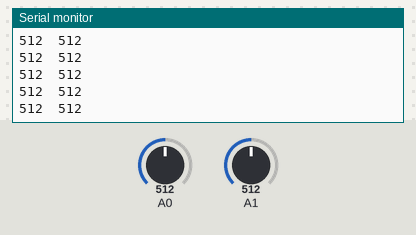
Recording of a sketch running on a simulated Arduino Uno, built with avr-gcc and run on an emulated ATmega328P. On the bench: the last lines printed to the serial monitor. Inputs (shaded band) come from the test bench; at power-on: A0 = 512, A1 = 512.

Above: at 1.2 s.
1.3 s: A0 set to 981
At 1.9 s:
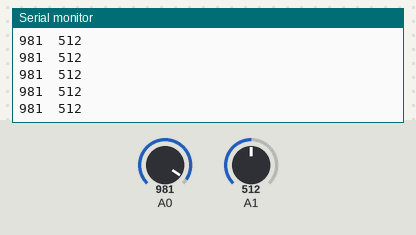
2.8 s: A0 set to 1016
At 3.9 s:
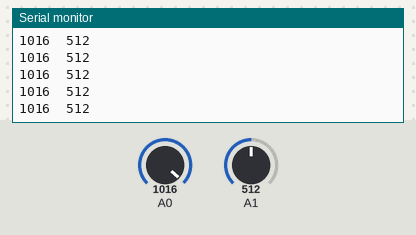
Timing chart, 0 to 5.8 s (numbered marks = the images above; inputs shaded):
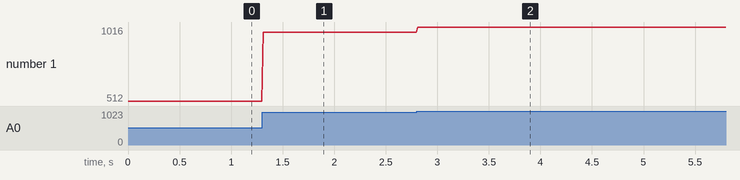

Measured:
- after the input at 1.3 s, the serial monitor: prints a new line at once (image 1)
- after the input at 2.8 s, the serial monitor: prints a new line at once (image 2)
- plotted number 1: 512 → 981 after the input at 1.3 s, 981 → 1016 after the input at 2.8 s

The sketch:

ICtester.ino
```cpp
void setup() {
  // put your setup code here, to run once:
  Serial.begin(9600) ;

  pinMode(2, INPUT) ;
  pinMode(3, INPUT) ;
}

void loop() {
  // put your main code here, to run repeatedly:

  /*
  Serial.print(digitalRead(2)) ;
  Serial.print("\t") ;
  Serial.println(digitalRead(3)) ;
  */

  Serial.print(analogRead(A0)) ;
  Serial.print("\t") ;
  Serial.println(analogRead(A1)) ;

  delay(10) ;
}
```
